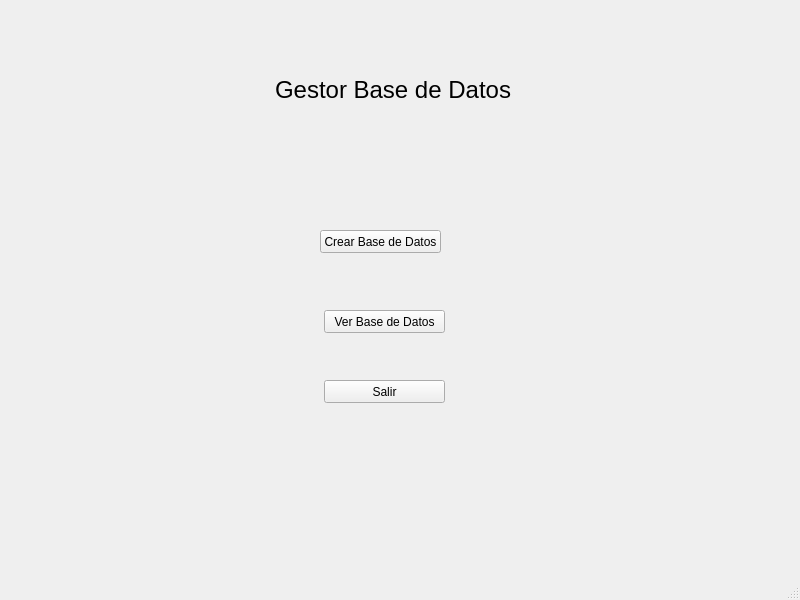
<?xml version="1.0" encoding="UTF-8"?>
<ui version="4.0">
 <class>MainWindowDataBaseEngine</class>
 <widget class="QMainWindow" name="MainWindowDataBaseEngine">
  <property name="geometry">
   <rect>
    <x>0</x>
    <y>0</y>
    <width>800</width>
    <height>600</height>
   </rect>
  </property>
  <property name="windowTitle">
   <string>MainWindow</string>
  </property>
  <property name="windowIcon">
   <iconset resource="Resources.qrc">
    <normaloff>:/Res/Database.png</normaloff>:/Res/Database.png</iconset>
  </property>
  <widget class="QWidget" name="centralwidget">
   <widget class="QLabel" name="label">
    <property name="geometry">
     <rect>
      <x>275</x>
      <y>80</y>
      <width>241</width>
      <height>20</height>
     </rect>
    </property>
    <property name="font">
     <font>
      <pointsize>18</pointsize>
     </font>
    </property>
    <property name="text">
     <string>Gestor Base de Datos</string>
    </property>
   </widget>
   <widget class="QPushButton" name="pushButton">
    <property name="geometry">
     <rect>
      <x>320</x>
      <y>230</y>
      <width>121</width>
      <height>23</height>
     </rect>
    </property>
    <property name="text">
     <string>Crear Base de Datos</string>
    </property>
   </widget>
   <widget class="QPushButton" name="pushButton_2">
    <property name="geometry">
     <rect>
      <x>324</x>
      <y>310</y>
      <width>121</width>
      <height>23</height>
     </rect>
    </property>
    <property name="text">
     <string>Ver Base de Datos</string>
    </property>
   </widget>
   <widget class="QPushButton" name="pushButton_3">
    <property name="geometry">
     <rect>
      <x>324</x>
      <y>380</y>
      <width>121</width>
      <height>23</height>
     </rect>
    </property>
    <property name="text">
     <string>Salir</string>
    </property>
   </widget>
  </widget>
  <widget class="QMenuBar" name="menubar">
   <property name="geometry">
    <rect>
     <x>0</x>
     <y>0</y>
     <width>800</width>
     <height>18</height>
    </rect>
   </property>
  </widget>
  <widget class="QStatusBar" name="statusbar"/>
 </widget>
 <resources>
  <include location="Resources.qrc"/>
 </resources>
 <connections/>
</ui>
